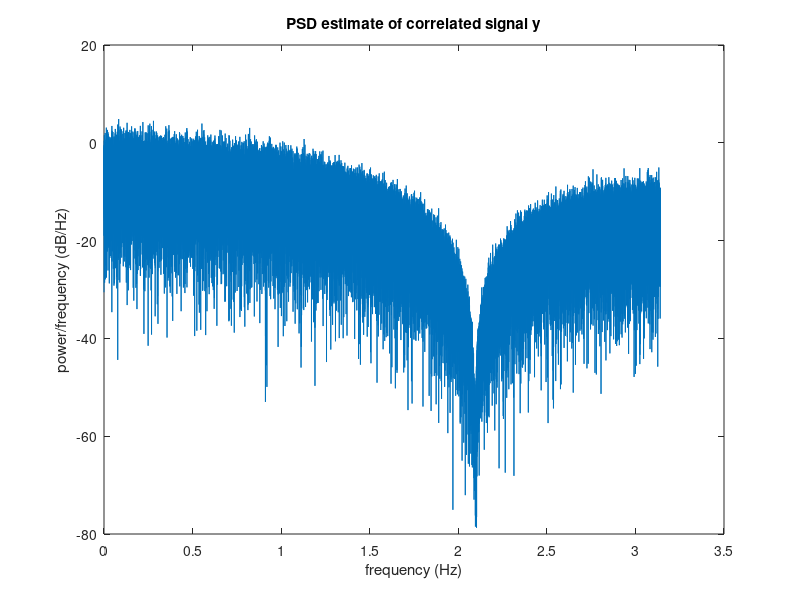

The MATLAB source for this figure:
% telecommunications lab 2, task 6

N = 100000; % sequence length

% for lpf: a0/a1/a2 = 0.33
% for hpf: a0/a2 = 0.33, a1 = -0.33

a0 = 0.33;
a1 = 0.33;
a2 = 0.33;

% generate normally distributed random numbers for x
x = randn(1,N);

% form correlated sequence y
y = zeros(1,N);
for i = 3:N
    y(i) = a0 * x(i) + a1 * x(i-1) + a2 * x(i-2);
end 

% calculte power spectral density of y
[Pyy, f] = periodogram(y);

% plot power spectral density estimate
figure;
plot(f, 10*log10(Pyy));
title('PSD estimate of correlated signal y');
xlabel('frequency (Hz)');
ylabel('power/frequency (dB/Hz)');

